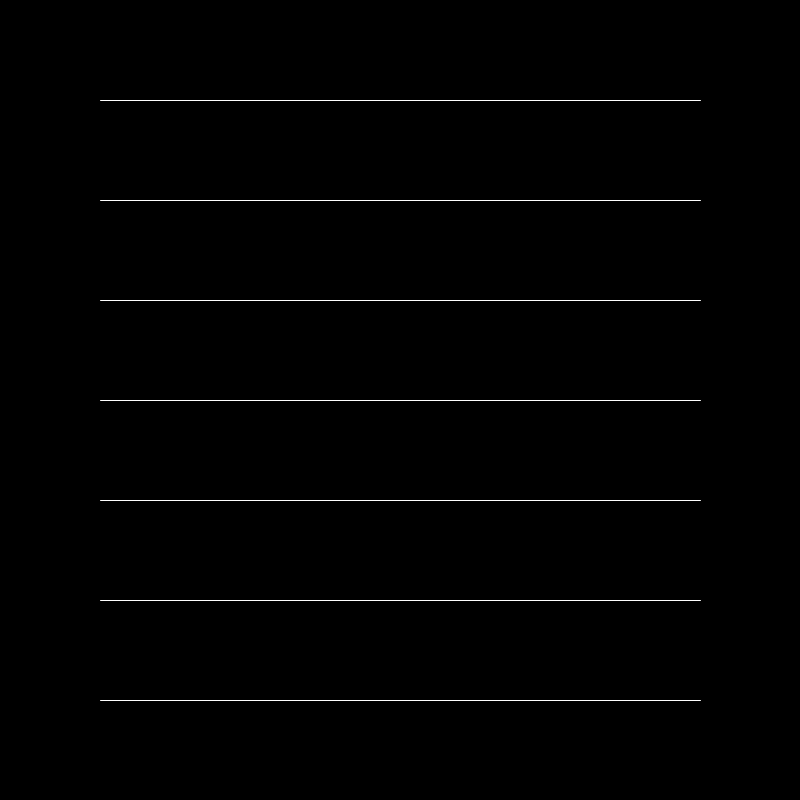
Frame 1 (no input)
Frame 60 (the mouse pressed at the canvas centre just before this capture): identical to frame 1, image omitted
Frame 120 (the mouse held since frame 60 and released just before this capture): identical to frame 1, image omitted

The Processing sketch that drew this single still picture (run headless with seeded random() and noise(); from frame 60 on, the mouse is pressed at the canvas centre):

// Processing sketch: LSI_006_linhas
// ── LSI_006_linhas.pde


void setup(){
size(800,800);


}


void draw(){
background(0); 
  
stroke(255);
line(100,100, 700, 100); 
line(100,200, 700, 200); 
line(100,300, 700, 300); 
line(100,400, 700, 400); 
line(100,500, 700, 500); 
line(100,600, 700, 600); 
line(100,700, 700, 700); 
line(100,800, 700, 800); 
  
}
